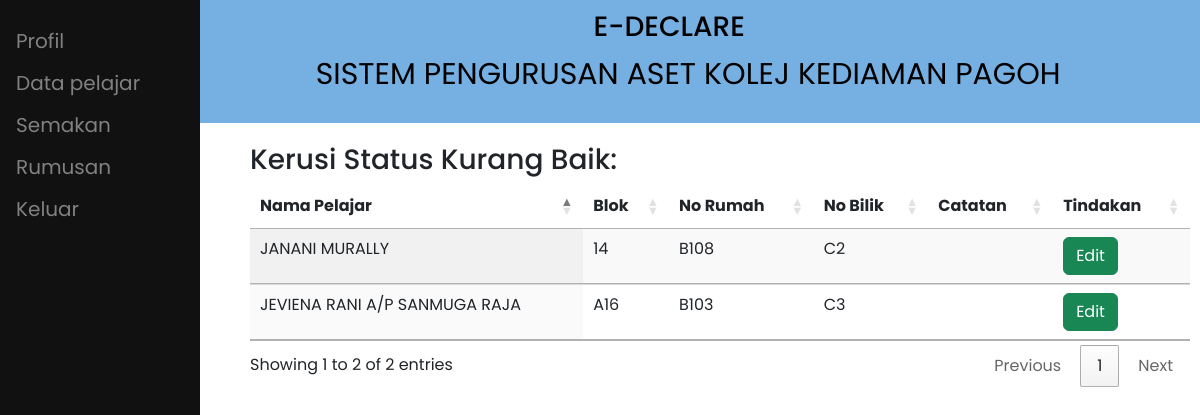
/ppas/kerusi_kurang_baik.php, run on the app's committed database.
### tables this page shows
CREATE TABLE `akuan` (
  `id_akuan` int(10) NOT NULL,
  `no_matrik` varchar(8) NOT NULL,
  `id_staff` int(10) DEFAULT NULL,
  `id_ppas` int(10) DEFAULT NULL,
  `lokasi` varchar(30) NOT NULL,
  `tarikh_akuan` date NOT NULL DEFAULT current_timestamp(),
  `status` varchar(255) NOT NULL DEFAULT '0',
  `tilam_catatan` varchar(50) NOT NULL,
  `tilam_status` varchar(255) NOT NULL,
  `katil_catatan` varchar(50) NOT NULL,
  `katil_status` varchar(255) NOT NULL,
  `almari_catatan` varchar(50) NOT NULL,
  `almari_status` varchar(255) NOT NULL,
  `kerusi_catatan` varchar(50) NOT NULL,
  `kerusi_status` varchar(255) NOT NULL,
  `mbbr_catatan` varchar(50) NOT NULL,
  `mbbr_status` varchar(255) NOT NULL,
  `no_kunci` varchar(255) DEFAULT NULL,
  `jenis_borang` varchar(255) NOT NULL,
  `kkp` varchar(255) NOT NULL,
  `disahkan` int(11) NOT NULL DEFAULT 0
);

CREATE TABLE `pelajar` (
  `no_matrik` varchar(8) NOT NULL,
  `nama_pelajar` varchar(50) NOT NULL,
  `email_pelajar` varchar(100) NOT NULL,
  `kata_laluan_p` varchar(100) NOT NULL,
  `sem_no` int(1) NOT NULL,
  `tahun` int(1) NOT NULL,
  `no_telefon_p` varchar(20) NOT NULL,
  `kkp` varchar(255) DEFAULT NULL,
  `aras` varchar(255) DEFAULT NULL,
  `no_rumah` varchar(255) DEFAULT NULL,
  `blok` varchar(255) DEFAULT NULL,
  `status` int(11) NOT NULL
);

### ppas/kerusi_kurang_baik.php (the view, shortened to what this page needs)
<?php
require "../conn.php";
?>
<!DOCTYPE html>
<html lang="en">
<head>
  <link rel="stylesheet" href="../css/style.css">
  <link href='https://unpkg.com/boxicons@2.1.2/css/boxicons.min.css' rel='stylesheet'>
  <link href="https://cdn.jsdelivr.net/npm/bootstrap@5.2.0-beta1/dist/css/bootstrap.min.css" rel="stylesheet">
  <link rel="stylesheet" href="https://cdn.datatables.net/1.12.1/css/jquery.dataTables.min.css">
  <link rel="stylesheet" href="https://cdn.datatables.net/buttons/2.2.3/css/buttons.dataTables.min.css">
  <link rel="stylesheet" href="../css/penerimaan_penyelia.css">
</head>
<body>
  <div class="header">
    <h3>&nbsp;&nbsp;&nbsp;&nbsp;&nbsp;&nbsp;&nbsp;&nbsp;&nbsp;&nbsp;&nbsp;&nbsp;&nbsp;&nbsp;&nbsp;&nbsp;&nbsp;&nbsp;&nbsp;E-DECLARE</h3>
    <p>&nbsp;&nbsp;&nbsp;&nbsp;&nbsp;&nbsp;&nbsp;&nbsp;&nbsp;&nbsp;&nbsp;&nbsp;&nbsp;&nbsp;&nbsp;&nbsp;&nbsp;&nbsp;&nbsp;&nbsp;&nbsp;&nbsp;SISTEM PENGURUSAN ASET KOLEJ KEDIAMAN PAGOH</p>
  </div>
  <?php include 'ppas_sidenav.php' ?>
  <div class="content">
    <h3>Kerusi Status Kurang Baik: <?php echo $kerusi_ada ?></h3>
    <table id="example" class="display table" style="width:100%">
      <thead>
        <tr>
          <th>Nama Pelajar</th>
          <th>Blok</th>
          <th>No Rumah</th>
          <th>No Bilik</th>
          <th>Catatan</th>
          <th>Tindakan</th>
        </tr>
      </thead>
      <tbody>
        <?php
        $sql = "SELECT * from akuan inner join pelajar on akuan.no_matrik = pelajar.no_matrik where kerusi_status = 'kurang'";
        $result = $conn->query($sql);
        if ($result->num_rows > 0) {
          while ($row = $result->fetch_assoc()) {
        ?>
            <tr>
              <td><?php echo $row['nama_pelajar'] ?></td>
              <td><?php echo $row['blok'] ?></td>
              <td><?php echo $row['aras'] ?></td>
              <td><?php echo $row['no_rumah'] ?></td>
              <td><?php echo $row['tilam_catatan'] ?></td>
              <td><a class="btn btn-success btn-block" href="edit_aset.php?kerusi=<?php echo $row['id_akuan']?>">Edit</a></td>
            </tr>
        <?php
          }
        }
        ?>
      </tbody>
    </table>
  </div>
</body>
</html>

### css/style.css (style rules this page uses)
* { margin: 0; padding: 0; box-sizing: border-box; font-family: "Poppins", sans-serif; }
body { position: relative; min-height: 100vh; width: 100%; overflow: hidden; overflow-y: scroll; }
.content { width: auto; height: 1200px; margin-left: 240px; position: relative; background: #fff; top: 10px; }
td, th { border: 1px solid #999; padding: 20px; }

### css/penerimaan_penyelia.css (style rules this page uses)
.header { padding: 10px; text-align: center; background: #76B0E3; color: black; font-size: 30px; }
.content { padding: 10px; }

### data on the page
akuan: no_matrik.nama_pelajar "JEVIENA RANI A/P SANMUGA RAJA", no_matrik.blok "A16", no_matrik.aras "B103", no_matrik.no_rumah "C3"
akuan: no_matrik.nama_pelajar "JANANI MURALLY", no_matrik.blok "14", no_matrik.aras "B108", no_matrik.no_rumah "C2"
